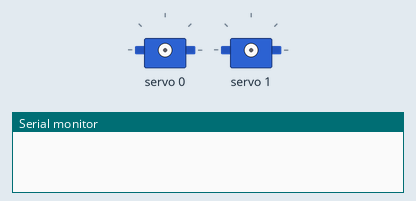
This sketch was run on a simulated Arduino Uno, built with avr-gcc and run on an emulated ATmega328P. Parts: 2 × servo, the last lines printed to the serial monitor.

Above: at 0.1 s.
At 2.6 s:
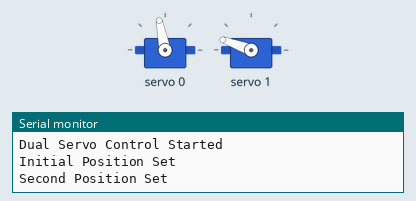
At 4.6 s:
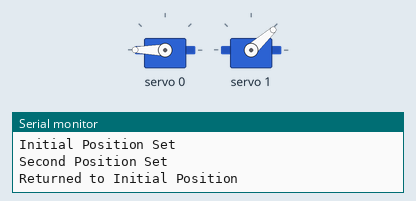
Timing chart, 0 to 6.1 s (numbered marks = the images above):
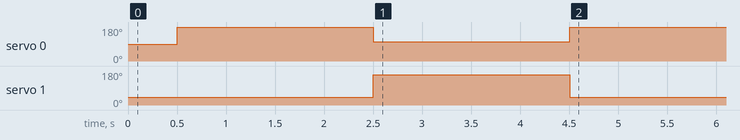

The sketch:

2_servos_pca.ino
```cpp
#include <Wire.h>
#include <Adafruit_PWMServoDriver.h>

Adafruit_PWMServoDriver pca = Adafruit_PWMServoDriver();

#define SERVOMIN 150
#define SERVOMAX 600

// Servo channel limits
#define CH0_MIN 70
#define CH0_MAX 170

#define CH1_MIN 20
#define CH1_MAX 120

void setup() {

  Serial.begin(9600);

  pca.begin();
  pca.setPWMFreq(50);

  delay(500);

  Serial.println("Dual Servo Control Started");

  // ================= INITIAL POSITION =================
  // Channel 0 -> 170
  // Channel 1 -> 20

  moveServos(170, 20);

  Serial.println("Initial Position Set");

  delay(2000);

  // ================= SECOND POSITION =================
  // Channel 0 -> 70
  // Channel 1 -> 120

  moveServos(70, 120);

  Serial.println("Second Position Set");

  delay(2000);

  // ================= BACK TO INITIAL =================

  moveServos(170, 20);

  Serial.println("Returned to Initial Position");
}

void loop() {

}

// ===================================================
// FUNCTION TO MOVE BOTH SERVOS TOGETHER
// ===================================================

void moveServos(int angle0, int angle1) {

  // Constrain angles within limits
  angle0 = constrain(angle0, CH0_MIN, CH0_MAX);
  angle1 = constrain(angle1, CH1_MIN, CH1_MAX);

  // Convert angles to PWM pulses
  int pulse0 = map(angle0, 0, 180, SERVOMIN, SERVOMAX);
  int pulse1 = map(angle1, 0, 180, SERVOMIN, SERVOMAX);

  // Move servos together
  pca.setPWM(0, 0, pulse0); // Channel 0
  pca.setPWM(1, 0, pulse1); // Channel 1
}
```
